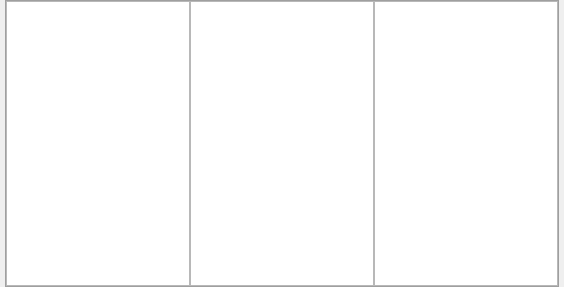
<?xml version="1.0" encoding="UTF-8"?>
<ui version="4.0">
 <class>CPnlLaneInfo</class>
 <widget class="QWidget" name="CPnlLaneInfo">
  <property name="geometry">
   <rect>
    <x>0</x>
    <y>0</y>
    <width>564</width>
    <height>287</height>
   </rect>
  </property>
  <property name="windowTitle">
   <string>Form</string>
  </property>
  <layout class="QVBoxLayout" name="verticalLayout">
   <property name="spacing">
    <number>0</number>
   </property>
   <property name="leftMargin">
    <number>5</number>
   </property>
   <property name="topMargin">
    <number>0</number>
   </property>
   <property name="rightMargin">
    <number>5</number>
   </property>
   <property name="bottomMargin">
    <number>0</number>
   </property>
   <item>
    <widget class="QLabel" name="lblTop">
     <property name="minimumSize">
      <size>
       <width>0</width>
       <height>1</height>
      </size>
     </property>
     <property name="maximumSize">
      <size>
       <width>16777215</width>
       <height>1</height>
      </size>
     </property>
     <property name="frameShape">
      <enum>QFrame::Panel</enum>
     </property>
     <property name="frameShadow">
      <enum>QFrame::Raised</enum>
     </property>
     <property name="text">
      <string/>
     </property>
    </widget>
   </item>
   <item>
    <layout class="QHBoxLayout" name="horizontalLayout">
     <property name="leftMargin">
      <number>0</number>
     </property>
     <property name="rightMargin">
      <number>0</number>
     </property>
     <item>
      <widget class="QLabel" name="lblLeft">
       <property name="minimumSize">
        <size>
         <width>1</width>
         <height>0</height>
        </size>
       </property>
       <property name="maximumSize">
        <size>
         <width>1</width>
         <height>16777215</height>
        </size>
       </property>
       <property name="frameShape">
        <enum>QFrame::Panel</enum>
       </property>
       <property name="frameShadow">
        <enum>QFrame::Raised</enum>
       </property>
       <property name="text">
        <string/>
       </property>
      </widget>
     </item>
     <item>
      <widget class="QListView" name="listView"/>
     </item>
     <item>
      <widget class="QListView" name="listView_2"/>
     </item>
     <item>
      <widget class="QTableView" name="tableView"/>
     </item>
     <item>
      <spacer name="horizontalSpacer">
       <property name="orientation">
        <enum>Qt::Horizontal</enum>
       </property>
       <property name="sizeHint" stdset="0">
        <size>
         <width>40</width>
         <height>20</height>
        </size>
       </property>
      </spacer>
     </item>
     <item>
      <widget class="QLabel" name="lblRight">
       <property name="minimumSize">
        <size>
         <width>1</width>
         <height>0</height>
        </size>
       </property>
       <property name="maximumSize">
        <size>
         <width>1</width>
         <height>16777215</height>
        </size>
       </property>
       <property name="frameShape">
        <enum>QFrame::Panel</enum>
       </property>
       <property name="frameShadow">
        <enum>QFrame::Raised</enum>
       </property>
       <property name="text">
        <string/>
       </property>
      </widget>
     </item>
    </layout>
   </item>
   <item>
    <widget class="QLabel" name="lblBottom">
     <property name="minimumSize">
      <size>
       <width>0</width>
       <height>1</height>
      </size>
     </property>
     <property name="maximumSize">
      <size>
       <width>16777215</width>
       <height>1</height>
      </size>
     </property>
     <property name="frameShape">
      <enum>QFrame::Panel</enum>
     </property>
     <property name="frameShadow">
      <enum>QFrame::Raised</enum>
     </property>
     <property name="text">
      <string/>
     </property>
    </widget>
   </item>
  </layout>
 </widget>
 <resources/>
 <connections/>
</ui>
